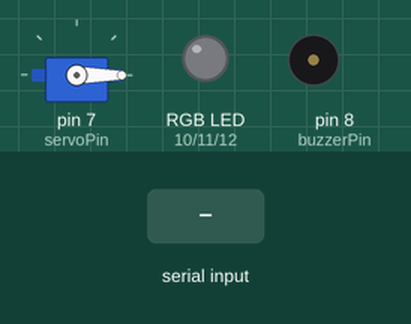
Bench run of a sketch on a simulated Arduino Uno, built with avr-gcc and run on an emulated ATmega328P. Shown: servo, an RGB LED mixed from three pins (HIGH = lit), buzzer (waves = sounding). The test bench sets the inputs (shaded band).

Above: at 1.2 s.
1.3 s: "up\n" received over Serial
At 1.7 s:
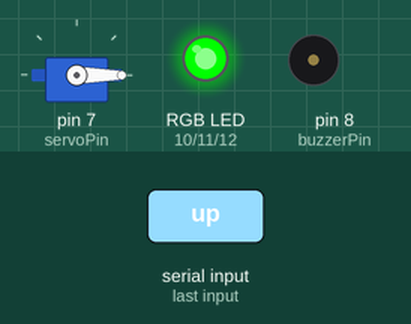
2.8 s: "down\n" received over Serial
At 4.0 s:
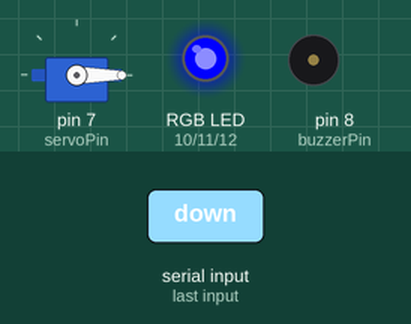
4.3 s: "optimal\n" received over Serial
At 5.3 s:
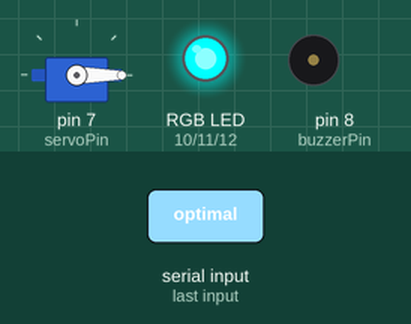
5.8 s: "suboptimal\n" received over Serial
At 6.6 s:
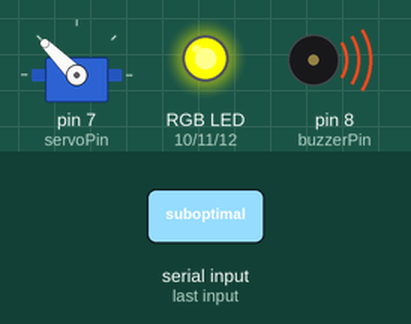
7.3 s: "dangerous\n" received over Serial
At 7.7 s:
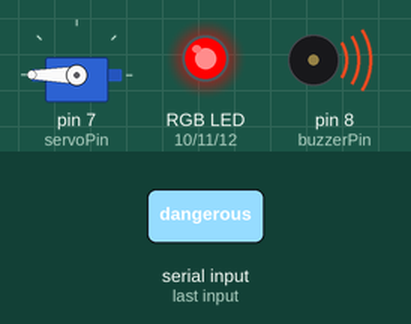
Timing chart, 0 to 9.8 s (numbered marks = the images above; inputs shaded):
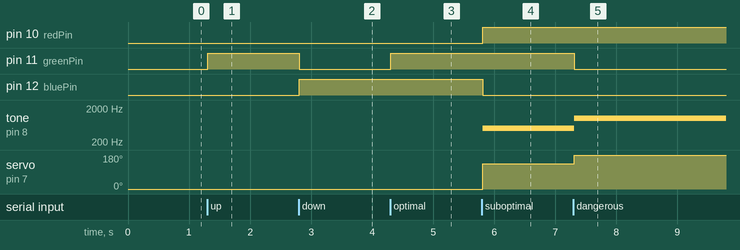

Measured:
- after the input at 1.3 s, pin 11 (greenPin): LOW → HIGH at once
- after the input at 2.8 s, pin 11 (greenPin): HIGH → LOW at once; pin 12 (bluePin): LOW → HIGH at once
- after the input at 4.3 s, pin 11 (greenPin): LOW → HIGH at once
- after the input at 5.8 s, pin 10 (redPin): LOW → HIGH at once; pin 12 (bluePin): HIGH → LOW at once; tone on pin 8 (buzzerPin): silent → 500 Hz at once; servo on pin 7 (servoPin): 0° → 135° at once
- after the input at 7.3 s, pin 11 (greenPin): HIGH → LOW at once; tone on pin 8 (buzzerPin): 500 Hz → 1000 Hz at once; servo on pin 7 (servoPin): 135° → 180° at once

The sketch:

form_feedback.ino
```cpp
/*
 * formcoach — hardware feedback sketch
 *
 * Receives a lowercase form-quality class over serial (newline-terminated)
 * and drives the feedback hardware:
 *
 *   Class       | RGB LED | Buzzer  | Servo
 *   ------------|---------|---------|-------
 *   up          | green   | off     | 0 deg
 *   down        | blue    | off     | 0 deg
 *   optimal     | cyan    | off     | 0 deg
 *   suboptimal  | yellow  | 500 Hz  | 135 deg
 *   dangerous   | red     | 1000 Hz | 180 deg
 *
 * Wiring:
 *   Pin 7  -> servo signal
 *   Pin 8  -> piezo buzzer (+)
 *   Pin 10 -> RGB LED red   (via resistor)
 *   Pin 11 -> RGB LED green (via resistor)
 *   Pin 12 -> RGB LED blue  (via resistor)
 *
 * Comparisons are case-insensitive so the sketch also tolerates
 * capitalized labels from older client scripts.
 */

#include <Servo.h>

const int servoPin = 7;
const int buzzerPin = 8;
const int redPin = 10;
const int greenPin = 11;
const int bluePin = 12;

Servo myServo;

void setup() {
  Serial.begin(9600);

  // Short timeout keeps the loop responsive if a newline is missed;
  // the default 1000 ms stalls the hardware for a full second.
  Serial.setTimeout(10);

  pinMode(buzzerPin, OUTPUT);
  pinMode(redPin, OUTPUT);
  pinMode(greenPin, OUTPUT);
  pinMode(bluePin, OUTPUT);

  myServo.attach(servoPin);
  myServo.write(0);
}

void loop() {
  if (Serial.available() > 0) {
    String poseData = Serial.readStringUntil('\n');
    poseData.trim();

    // Reset outputs before applying the new state
    noTone(buzzerPin);
    setColor(0, 0, 0);

    if (poseData.equalsIgnoreCase("up")) {
      setColor(0, 255, 0);
      myServo.write(0);
    }
    else if (poseData.equalsIgnoreCase("down")) {
      setColor(0, 0, 255);
      myServo.write(0);
    }
    else if (poseData.equalsIgnoreCase("optimal")) {
      setColor(0, 255, 255);
      myServo.write(0);
    }
    else if (poseData.equalsIgnoreCase("suboptimal")) {
      setColor(255, 255, 0);
      tone(buzzerPin, 500);
      myServo.write(135);
    }
    else if (poseData.equalsIgnoreCase("dangerous")) {
      setColor(255, 0, 0);
      tone(buzzerPin, 1000);
      myServo.write(180);
    }
  }
}

// RGB values range 0 (off) to 255 (full brightness)
void setColor(int redValue, int greenValue, int blueValue) {
  analogWrite(redPin, redValue);
  analogWrite(greenPin, greenValue);
  analogWrite(bluePin, blueValue);
}
```
